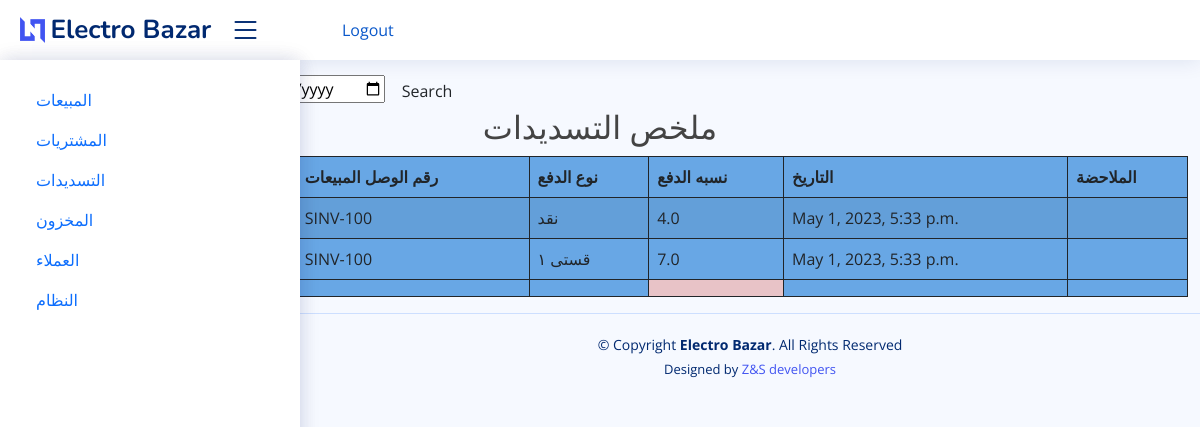
/payment_report, run on an earlier commit of the app's database.
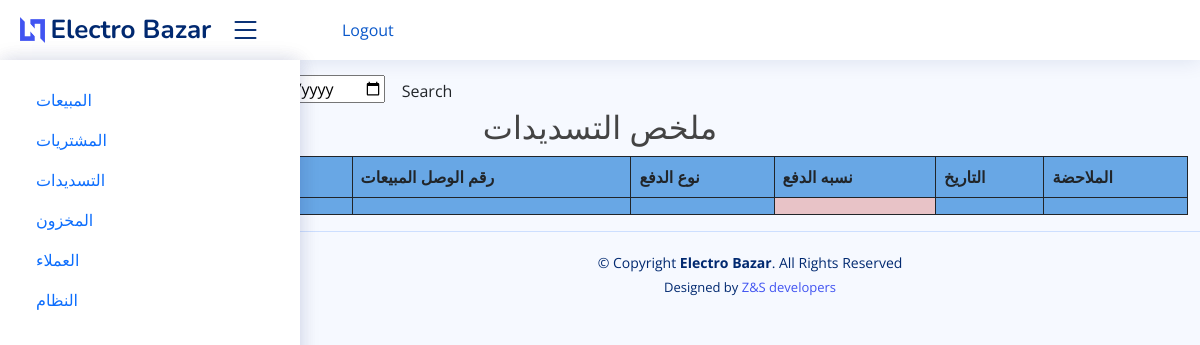
And on a later commit of the database.
### electro/models.py (models this page shows, shortened)
class Payment_Entry(models.Model):
    Qst = (
        ('نقد', 'نقد'),
        ('قستی ١', 'قستی ١'),
        ('قستی ٢', 'قستی ٢'),
        ('قستی ٣ ', ' قستی ٣'),
        ('قستی ٤', 'قستی ٤'),
        ('قستی ٥', 'قستی ٥'),
        ('قستی ٦ ', ' قستی ٦'),
        ('قستی ٧', 'قستی ٧'),
        ('قستی ٨', 'قستی ٨'),
        ('قستی ٩ ', ' قستی ٩'),
        ('قستی ١٠', 'قستی ١٠'),
        ('قستی ١١', 'قستی ١١'),
        ('قستی ١٢ ', ' قستی ١٢'),
    )
    invoice_number = models.CharField(unique=True, editable=False, max_length=10)
    sales_invoice = models.ForeignKey(SaleInvoice, on_delete=models.CASCADE)
    q_type = models.CharField(max_length=10, verbose_name="Payment type", choices=Qst, blank=False)
    paid_amount = models.FloatField(validators=[MinValueValidator(0.01)],default=1)
    payment_date = models.DateTimeField(blank=False)
    note = models.CharField(max_length=100, blank=True)
    old_balance = models.DecimalField(max_digits=20, decimal_places=2, default=0, editable=False)
    class Meta:
        verbose_name_plural = '8. پارەدان'

class SaleInvoice(models.Model):
    STATUS = (
        ('مدفوع', 'مدفوع'),
        ('غير مدفوع', 'غير مدفوع'),
        ('قسط ', ' قسط'),
    )
    invoice_number = models.CharField(unique=True, editable=False, max_length=10)
    customer_name = models.ForeignKey(Customer, on_delete=models.CASCADE)
    status = models.CharField(max_length=10, choices=STATUS, default='مدفوع')
    date = models.DateTimeField()
    note = models.CharField(max_length=100, blank=True)
    class Meta:
        verbose_name_plural = '3. پسولەی فرۆشتن'

### electro/views.py (the view)
# urls.py: path('payment_report', views.payment_report, name="payment_report"),
def payment_report(request):
    payment_report = Payment_Entry.objects.select_related()
    myFilter = Purchase_Filter(request.GET, queryset=payment_report)
    payment_repoert = myFilter.qs
    context = {'payment_report': payment_report, 'myFilter': myFilter}
    return render(request, 'electro/reports/payment_report.html', context)

### electro/models.py (called while the page is built)
    def __str__(self):
        return self.customer_name

### electro/templates/electro/reports/payment_report.html (shortened to what this page needs)
{% extends 'electro/base.html' %}
{% block content %}
    <br>
    <br> <br>
    <form class="form-a">
        To: <input type="date" value={{ myFilter.form.min_date }}</input>
        <button type="submit" class="btn btn-b">Search</button>
    </form>
    <h2 class="text-center"> ملخص التسديدات </h2>
    <table id="example2" class="table table-striped" style="background-color: #68a7e5">
        <thead>
        <tr>
            <th>اسم العميل</th>
            <th>رقم الوصل</th>
            <th>رقم الوصل المبیعات</th>
            <th>نوع الدفع</th>
            <th>نسبە الدفع</th>
            <th>التاريخ</th>
            <th>الملاحضة</th>
        </tr>
        </thead>
        <tbody>
        {% for i in  payment_report %}
            <tr>
                <td>{{ i.sales_invoice.customer_name }}</td>
                <td>{{ i.invoice_number }}</td>
                <td>{{ i.sales_invoice.invoice_number }}</td>
                <td>{{ i.q_type }}</td>
                <td>{{ i.paid_amount }}</td>
                <td>{{ i.payment_date }}</td>
                <td>{{ i.note }}</td>
            </tr>
        {% endfor %}
        </tbody>
        <tfoot>
        <th></th>
        <th></th>
        <th style="background-color: #e8c3c7"></th>
        <th></th>
        <th></th>
        </tfoot>
    </table>
{% endblock %}

What changed in the data, as far as the page shows it:
removed Payment_Entry: sales_invoice.invoice_number "SINV-100", q_type "نقد", paid_amount "4.0", payment_date "May 1, 2023, 5:33 p.m."
removed Payment_Entry: sales_invoice.invoice_number "SINV-100", q_type "قستی ١", paid_amount "7.0", payment_date "May 1, 2023, 5:33 p.m."
